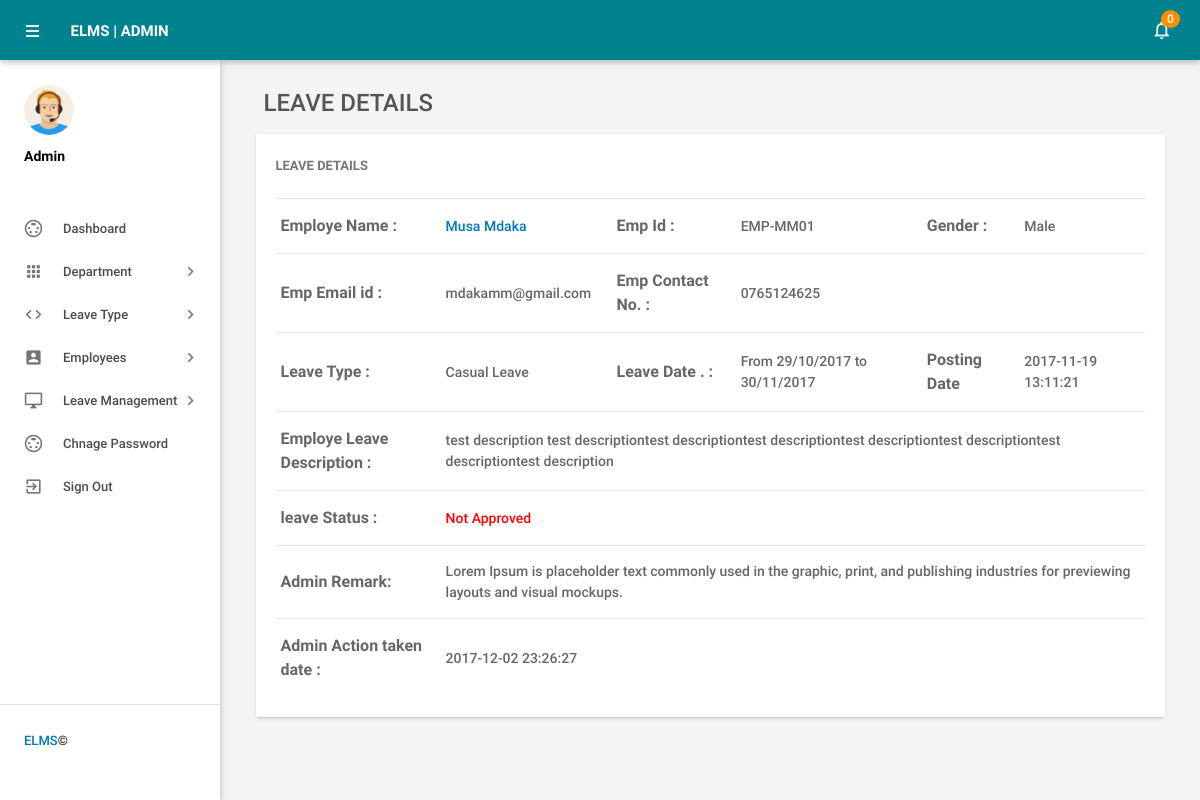
The app's page /admin/leave-details.php?leaveid=7 (signed in) with its own data.
### tables this page shows
CREATE TABLE `tblleaves` (
  `id` int(11) NOT NULL,
  `LeaveType` varchar(110) NOT NULL,
  `ToDate` varchar(120) NOT NULL,
  `FromDate` varchar(120) NOT NULL,
  `Description` mediumtext NOT NULL,
  `PostingDate` timestamp NOT NULL DEFAULT current_timestamp(),
  `AdminRemark` mediumtext DEFAULT NULL,
  `AdminRemarkDate` varchar(120) DEFAULT NULL,
  `Status` int(1) NOT NULL,
  `IsRead` int(1) NOT NULL,
  `empid` int(11) DEFAULT NULL
);

CREATE TABLE `tblemployees` (
  `id` int(11) NOT NULL,
  `EmpId` varchar(100) NOT NULL,
  `FirstName` varchar(150) NOT NULL,
  `LastName` varchar(150) NOT NULL,
  `EmailId` varchar(200) NOT NULL,
  `Password` varchar(180) NOT NULL,
  `Gender` varchar(100) NOT NULL,
  `Dob` varchar(100) NOT NULL,
  `Department` varchar(255) NOT NULL,
  `Address` varchar(255) NOT NULL,
  `City` varchar(200) NOT NULL,
  `Country` varchar(150) NOT NULL,
  `Phonenumber` char(11) NOT NULL,
  `Status` int(1) NOT NULL,
  `RegDate` timestamp NOT NULL DEFAULT current_timestamp()
);

### admin/leave-details.php (the view, shortened to what this page needs)
<?php
include('includes/config.php');
if(strlen($_SESSION['alogin'])==0)
    {
header('location:index.php');
}
else{
 ?>
<!DOCTYPE html>
<html lang="en">
    <head>
        <link type="text/css" rel="stylesheet" href="../assets/plugins/materialize/css/materialize.min.css"/>
        <link href="../assets/plugins/material-preloader/css/materialPreloader.min.css" rel="stylesheet">
        <link href="../assets/plugins/datatables/css/jquery.dataTables.min.css" rel="stylesheet">
                <link href="../assets/plugins/google-code-prettify/prettify.css" rel="stylesheet" type="text/css"/>
        <link href="../assets/css/alpha.min.css" rel="stylesheet" type="text/css"/>
        <link href="../assets/css/custom.css" rel="stylesheet" type="text/css"/>
    </head>
    <body>
       <?php include('includes/header.php');?>
       <?php include('includes/sidebar.php');?>
            <main class="mn-inner">
                <div class="row">
                    <div class="col s12">
                        <div class="page-title" style="font-size:24px;">Leave Details</div>
                    </div>
                    <div class="col s12 m12 l12">
                        <div class="card">
                            <div class="card-content">
                                <span class="card-title">Leave Details</span>
                                <table id="example" class="display responsive-table ">
                                    <tbody>
<?php
$lid=intval($_GET['leaveid']);
$sql = "SELECT tblleaves.id as lid,tblemployees.FirstName,tblemployees.LastName,tblemployees.EmpId,tblemployees.id,tblemployees.Gender,tblemployees.Phonenumber,tblemployees.EmailId,tblleaves.LeaveType,tblleaves.ToDate,tblleaves.FromDate,tblleaves.Description,tblleaves.PostingDate,tblleaves.Status,tblleaves.AdminRemark,tblleaves.AdminRemarkDate from tblleaves join tblemployees on tblleaves.empid=tblemployees.id where tblleaves.id=:lid";
$query = $dbh -> prepare($sql);
$query->bindParam(':lid',$lid,PDO::PARAM_STR);
$query->execute();
$results=$query->fetchAll(PDO::FETCH_OBJ);
$cnt=1;
if($query->rowCount() > 0)
{
foreach($results as $result)
{
      ?>
                                        <tr>
                                            <td style="font-size:16px;"> <b>Employe Name :</b></td>
                                              <td><a href="editemployee.php?empid=<?php echo htmlentities($result->id);?>" target="_blank">
                                                <?php echo htmlentities($result->FirstName." ".$result->LastName);?></a></td>
                                              <td style="font-size:16px;"><b>Emp Id :</b></td>
                                              <td><?php echo htmlentities($result->EmpId);?></td>
                                              <td style="font-size:16px;"><b>Gender :</b></td>
                                              <td><?php echo htmlentities($result->Gender);?></td>
                                          </tr>
                                          <tr>
                                             <td style="font-size:16px;"><b>Emp Email id :</b></td>
                                            <td><?php echo htmlentities($result->EmailId);?></td>
                                             <td style="font-size:16px;"><b>Emp Contact No. :</b></td>
                                            <td><?php echo htmlentities($result->Phonenumber);?></td>
                                            <td>&nbsp;</td>
                                             <td>&nbsp;</td>
                                        </tr>
  <tr>
                                             <td style="font-size:16px;"><b>Leave Type :</b></td>
                                            <td><?php echo htmlentities($result->LeaveType);?></td>
                                             <td style="font-size:16px;"><b>Leave Date . :</b></td>
                                            <td>From <?php echo htmlentities($result->FromDate);?> to <?php echo htmlentities($result->ToDate);?></td>
                                            <td style="font-size:16px;"><b>Posting Date</b></td>
                                           <td><?php echo htmlentities($result->PostingDate);?></td>
                                        </tr>
<tr>
                                             <td style="font-size:16px;"><b>Employe Leave Description : </b></td>
                                            <td colspan="5"><?php echo htmlentities($result->Description);?></td>
                                        </tr>
<tr>
<td style="font-size:16px;"><b>leave Status :</b></td>
<td colspan="5"><?php $stats=$result->Status;
if($stats==1){
?>
<span style="color: green">Approved</span>
 <?php } if($stats==2)  { ?>
<span style="color: red">Not Approved</span>
<?php } if($stats==0)  { ?>
 <span style="color: blue">waiting for approval</span>
 <?php } ?>
</td>
</tr>
<tr>
<td style="font-size:16px;"><b>Admin Remark: </b></td>
<td colspan="5"><?php
if($result->AdminRemark==""){
  echo "waiting for Approval";
}
else{
echo htmlentities($result->AdminRemark);
}
?></td>
 </tr>
 <tr>
<td style="font-size:16px;"><b>Admin Action taken date : </b></td>
<td colspan="5"><?php
if($result->AdminRemarkDate==""){
  echo "NA";
}
else{
echo htmlentities($result->AdminRemarkDate);
}
?></td>
 </tr>
                                         <?php $cnt++;} }?>
                                    </tbody>
                                </table>
                            </div>
                        </div>
                    </div>
                </div>
            </main>
        </div>
        <div class="left-sidebar-hover"></div>
    </body>
</html>
<?php } ?>

### records on screen
tblleaves: tblemployees.FirstName+LastName "Musa Mdaka", tblemployees.EmpId "EMP-MM01", tblemployees.Gender "Male", tblemployees.EmailId "mdakamm@gmail.com", tblemployees.Phonenumber "0765124625", LeaveType "Casual Leave", FromDate "29/10/2017", ToDate "30/11/2017", PostingDate "2017-11-19 13:11:21", Description "test description test descriptiontest descriptiontest descriptiontest descriptiontest descriptiontest descriptiontest description", Status "Not Approved", AdminRemark "Lorem Ipsum is placeholder text commonly used in the graphic, print, and publishing industries for previewing layouts and visual mockups.", AdminRemarkDate "2017-12-02 23:26:27"

### other values on screen
$unreadcount "0"
